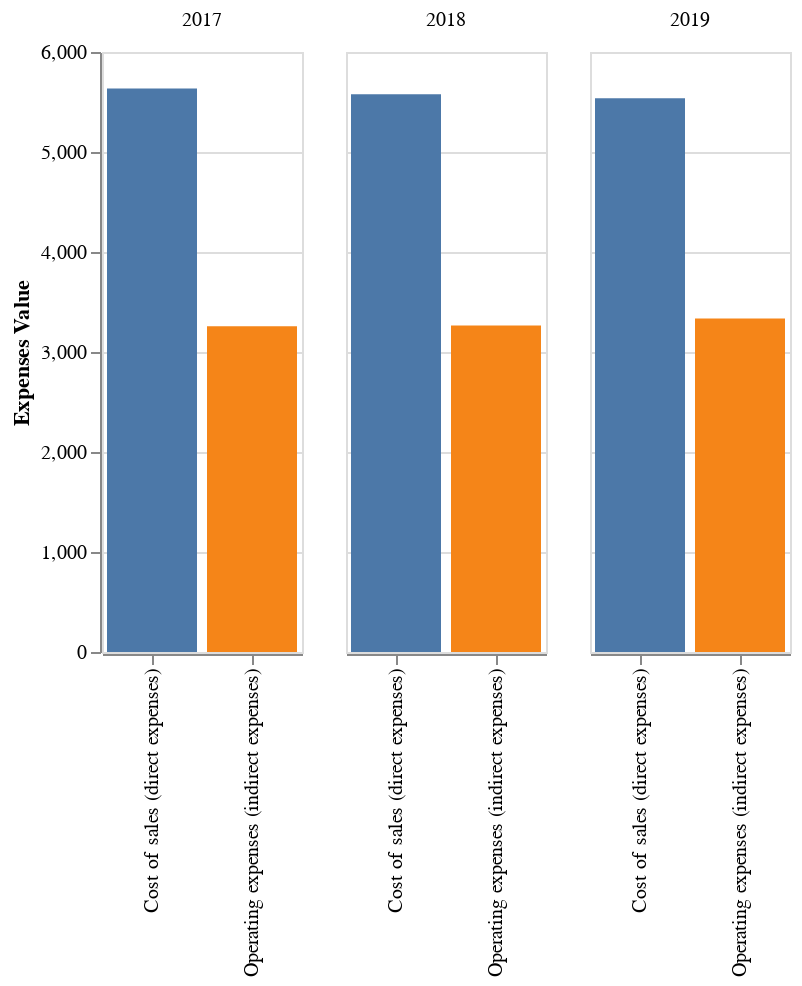

This figure's notebook cell:
### Code cell
alt.Chart(chart4_df).mark_bar().encode(
    x=alt.X('type', title=''),
    y=alt.Y('value:Q', title='Expenses Value'),
    color=alt.Color('type', legend=None),
    column=alt.Column('Reference year', title='')
).properties(width=100, height=300)

### Figure 1 — Vega-Lite specification as saved in the notebook (floating-point values rounded to 4 significant figures)
{"config": {"view": {"continuousWidth": 400, "continuousHeight": 300}}, "data": {"name": "data-d39c123429f8cea10f6fc7ec04b5f017"}, "mark": "bar", "encoding": {"color": {"field": "type", "legend": null, "type": "nominal"}, "column": {"field": "Reference year", "title": "", "type": "quantitative"}, "x": {"field": "type", "title": "", "type": "nominal"}, "y": {"field": "value", "title": "Expenses Value", "type": "quantitative"}}, "height": 300, "width": 100, "$schema": "https://vega.github.io/schema/vega-lite/v4.17.0.json", "datasets": {"data-d39c123429f8cea10f6fc7ec04b5f017": [{"Reference year": 2017.0, "Location indicator": "Urban", "type": "Cost of sales (direct expenses)", "value": "5635.2"}, {"Reference year": 2018.0, "Location indicator": "Urban", "type": "Cost of sales (direct expenses)", "value": "5578.7"}, {"Reference year": 2019.0, "Location indicator": "Urban", "type": "Cost of sales (direct expenses)", "value": "5537.5"}, {"Reference year": 2017.0, "Location indicator": "Urban", "type": "Operating expenses (indirect expenses)", "value": "3258.4"}, {"Reference year": 2018.0, "Location indicator": "Urban", "type": "Operating expenses (indirect expenses)", "value": "3265.7"}, {"Reference year": 2019.0, "Location indicator": "Urban", "type": "Operating expenses (indirect expenses)", "value": "3335.5"}]}}
